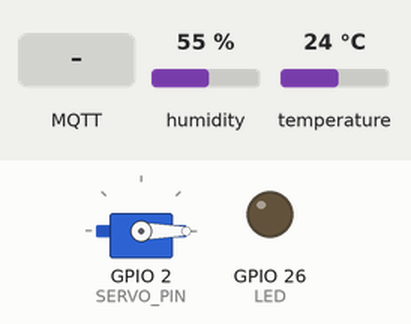
A sketch run on a simulated ESP32. Parts: servo, output pins drawn as LEDs (lit = HIGH). The test bench sets the inputs (shaded band); at power-on: humidity 55 %, temperature 24 °C. WiFi joins after 1.5 s; servers stay silent unless stated; no MQTT or app messages arrive unless stated; what the sketch prints to the serial monitor is not drawn.

Above: at 2.7 s.
2.8 s: MQTT message "ON" arrives on the first subscribed topic
At 3.1 s:
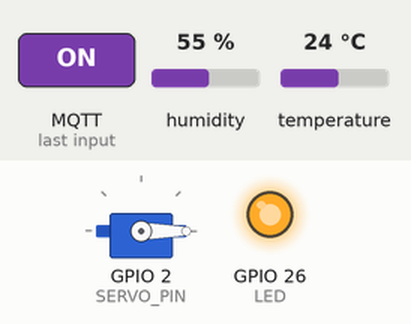
4.3 s: MQTT message "90" arrives on the second subscribed topic
At 5.4 s:
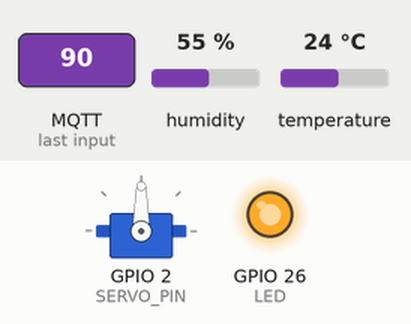
5.8 s: MQTT message "lights" arrives on the first subscribed topic
At 6.6 s:
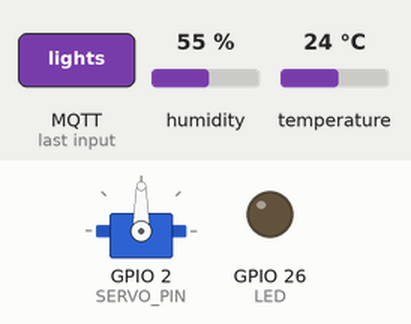
7.3 s: MQTT message "200" arrives on the second subscribed topic
At 7.7 s:
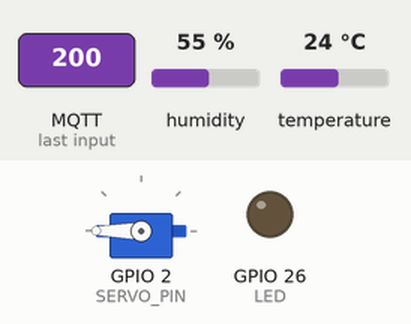
8.8 s: MQTT message "ON" arrives on the first subscribed topic
At 10.0 s:
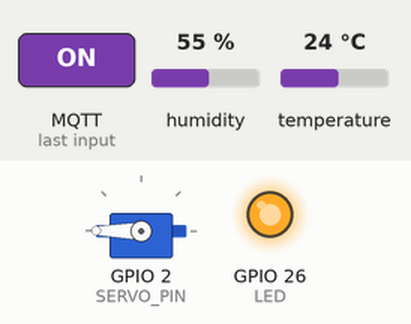
10.3 s: MQTT message "servo" arrives on the first subscribed topic
At 11.2 s:
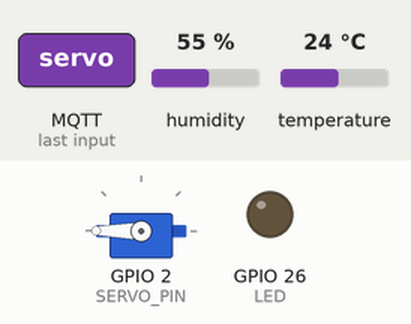
Timing chart, 0 to 12.8 s (numbered marks = the images above; inputs shaded):
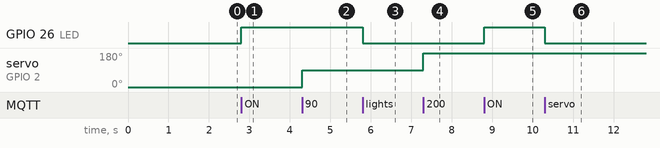

The sketch:

ESP32_MQTT.ino
```cpp
#include <Adafruit_Sensor.h>
#include <DHT_U.h>
#include <WiFi.h>
#include <PubSubClient.h>
#include <Servo.h>

#define DHTPIN 12
#define LED 26
#define SERVO_PIN 2
#define DHTTYPE    DHT22

DHT_Unified dht(DHTPIN, DHTTYPE);

uint32_t delayMS;

Servo servo;

const char* ssid = "WiFi_SSID";
const char* password = "WiFi_Password";

const char* mqttServer = "broker.hivemq.com";
const char* clientID = "client_ID";
const char* topic = "Tempdata";

unsigned long previousMillis = 0;

const long interval = 1000;

String msgStr = "";

float temp, hum;

WiFiClient espClient;

PubSubClient client(espClient);

void setup_wifi() {

  delay(10);
  WiFi.begin(ssid, password);

  while (WiFi.status() != WL_CONNECTED) {
    delay(500);
  }

}


void reconnect() {

  while (!client.connected()) {

    if (client.connect(clientID)) {
      Serial.println("MQTT connected");
      client.subscribe("lights");
      client.subscribe("servo");
    }

    else {
      delay(5000);
    }

  }

}


void callback(char* topic, byte* payload, unsigned int length) {

  String data = "";

  for (int i = 0; i < length; i++) {
    data += (char)payload[i];
  }

  if (String(topic) == "lights") {
    if (data == "ON") {
      digitalWrite(LED, HIGH);
    }

    else {
      digitalWrite(LED, LOW);
    }

  }

  else if (String(topic) == "servo") {
    int degree = data.toInt();
    servo.write(degree);
  }

}


void setup() {
  Serial.begin(115200);
  dht.begin();
  sensor_t sensor;

  dht.temperature().getSensor(&sensor);
  dht.humidity().getSensor(&sensor);

  pinMode(LED, OUTPUT);
  digitalWrite(LED, LOW);
  servo.attach(SERVO_PIN);
  servo.write(0);
  setup_wifi();
  client.setServer(mqttServer, 1883);
  client.setCallback(callback);

}


void loop() {

  if (!client.connected()) {
    reconnect();
  }

  client.loop();

  unsigned long currentMillis = millis();

  if (currentMillis - previousMillis >= interval) {
    previousMillis = currentMillis;
    sensors_event_t event;

    dht.temperature().getEvent(&event);

    if (isnan(event.temperature)) {

      Serial.println(F("Error reading temperature!"));

    }

    else {

      temp = event.temperature;

    }

    dht.humidity().getEvent(&event);

    if (isnan(event.relative_humidity)) {

      Serial.println(F("Error reading humidity!"));

    }

    else {

      hum = event.relative_humidity;

    }

    msgStr = String(temp) + "," + String(hum) + ",";

    byte arrSize = msgStr.length() + 1;

    char msg[arrSize];

    msgStr.toCharArray(msg, arrSize);

    client.publish(topic, msg);

    msgStr = "";

    delay(1);

  }

} 
```

Measured:
- after the input at 2.8 s, GPIO 26 (LED): LOW → HIGH at once
- after the input at 4.3 s, servo on GPIO 2 (SERVO_PIN): 0° → 90° at once
- after the input at 5.8 s, GPIO 26 (LED): HIGH → LOW at once
- after the input at 7.3 s, servo on GPIO 2 (SERVO_PIN): 90° → 180° at once
- after the input at 8.8 s, GPIO 26 (LED): LOW → HIGH at once
- after the input at 10.3 s, GPIO 26 (LED): HIGH → LOW at once
